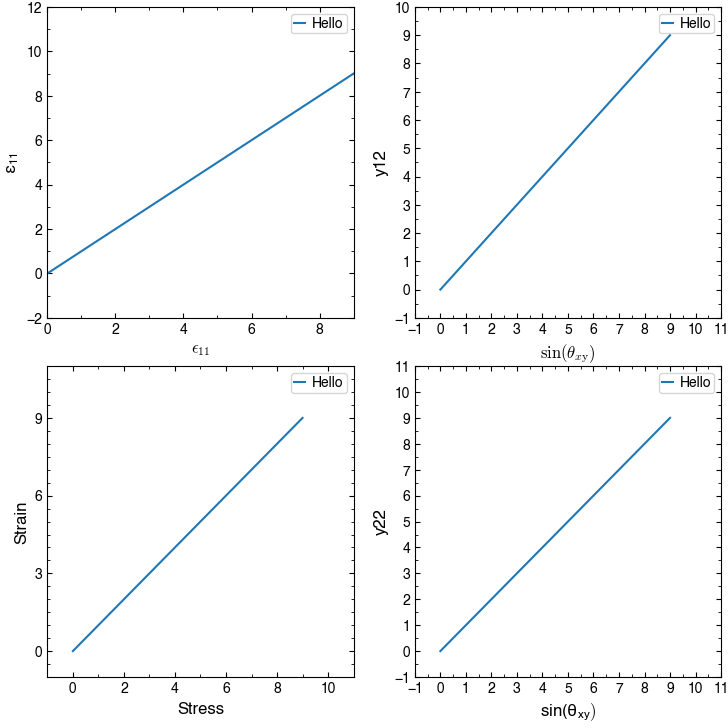

Python code for this plot:
# Owner : Arun Jangir
# email : [email redacted]

from email.policy import default
import numpy as np
import matplotlib.pyplot as plt

# Styling


def init(figsize, subplts):
    from matplotlib import cycler

    pallete = cycler(
        "color",
        [
            "1f77b4",
            "ff7f0e",
            "2ca02c",
            "8c564b",
            "9467bd",
            "e377c2",
            "7f7f7f",
            "bcbd22",
            "17becf",
            "d62728",
        ],
    )
    font = {'family': 'Helvetica',
            'size': 12,
            }
    plt.rc("text", antialiased=True)
    plt.rc("font", **font)
    plt.rc("mathtext", fontset="cm")
    plt.rc("figure", titlesize=18)
    plt.rc("axes", labelsize=12, prop_cycle=pallete)
    plt.rc("xtick", labelsize=10, direction="in", top=True, bottom=True)
    plt.rc("ytick", labelsize=10, direction="in", right=True, left=True)
    plt.rc(
        "legend",
        fontsize=10,
        title_fontsize=12,
        borderpad=0.2,
        frameon=True,
        labelspacing=0.15,
        columnspacing=0.00,
        markerscale=0.2,
        handlelength=0.8,
        handletextpad=0.5,
        framealpha=0.8,
    )
    mm = 1 / 25.4
    print(subplts)
    fig, (axes) = plt.subplots(subplts[0], subplts[1], squeeze=False)
    fig.set_size_inches(figsize[0] * mm, figsize[1] * mm)

    return fig, (axes)


def set_limits(axes, limits):
    for i, axs in enumerate(axes):
        for j, ax in enumerate(axs):
            ax.set_xlim(limits[i][j][0:2])
            ax.set_ylim(limits[i][j][2:4])


def set_major_minors(axes, major_minors):
    from matplotlib.ticker import MultipleLocator, AutoMinorLocator

    for i, axs in enumerate(axes):
        for j, ax in enumerate(axs):
            ax.xaxis.set_major_locator(MultipleLocator(major_minors[i][j][0]))
            ax.xaxis.set_minor_locator(MultipleLocator(major_minors[i][j][1]))
            ax.yaxis.set_major_locator(MultipleLocator(major_minors[i][j][2]))
            ax.yaxis.set_minor_locator(MultipleLocator(major_minors[i][j][3]))


def set_labels(axes, labels):
    for i, axs in enumerate(axes):
        for j, ax in enumerate(axs):
            ax.set_xlabel(labels[i][j][0])
            ax.set_ylabel(labels[i][j][1])


def set_legend(axes):
    for axs in axes:
        for ax in axs:
            ax.legend()


# Just replace whatever above this part to change plot stying
subplots = [2, 2]
figsize = [185, 185]  # in mm
labels = [
    [[r"$\epsilon_{11}$", r"$\mathregular{\epsilon_{11}}$"], [
        r"$\sin(\theta_{x\mathrm{y}})$", "y12"]],
    [["Stress", "Strain"], [r"$\mathregular{sin(\theta_{xy}})}$", "y22"]],
]  # [[[xlabel,ylabel]]]
limits = [
    [[0, 9, -2, 12], [-1, 11, -1, 10]],
    [[-1, 11, -1, 11], [-1, 11, -1, 11]],
]  # axes limits [[[xmin,xmax,ymin,ymax]]]
major_minors = [
    [[2, 1, 2, 1], [1, 0.5, 1, 0.5]],
    [[2, 1, 3, 0.5], [1, 0.5, 1, 0.5]],
]  # tick location [[[x_major,x_minor,y_major,y_minor]]]


def plot(axes):
    for axs in axes:
        for ax in axs:
            ax.plot(
                [0, 1, 2, 3, 4, 5, 6, 7, 8, 9],
                [0, 1, 2, 3, 4, 5, 6, 7, 8, 9],
                label="Hello",
            )
    # uncomment to give final touch
    set_labels(axes, labels)
    set_limits(axes, limits)
    set_major_minors(axes, major_minors)
    set_legend(axes)


fig, (axes) = init(figsize, subplots)
plot(axes)
fig.subplots_adjust(
    top=0.99,
    bottom=0.07,
    left=0.065,
    right=0.99,
    hspace=0.155,
    wspace=0.2)
fig.savefig("001-custom-plot.png",dpi=100)
plt.show()
